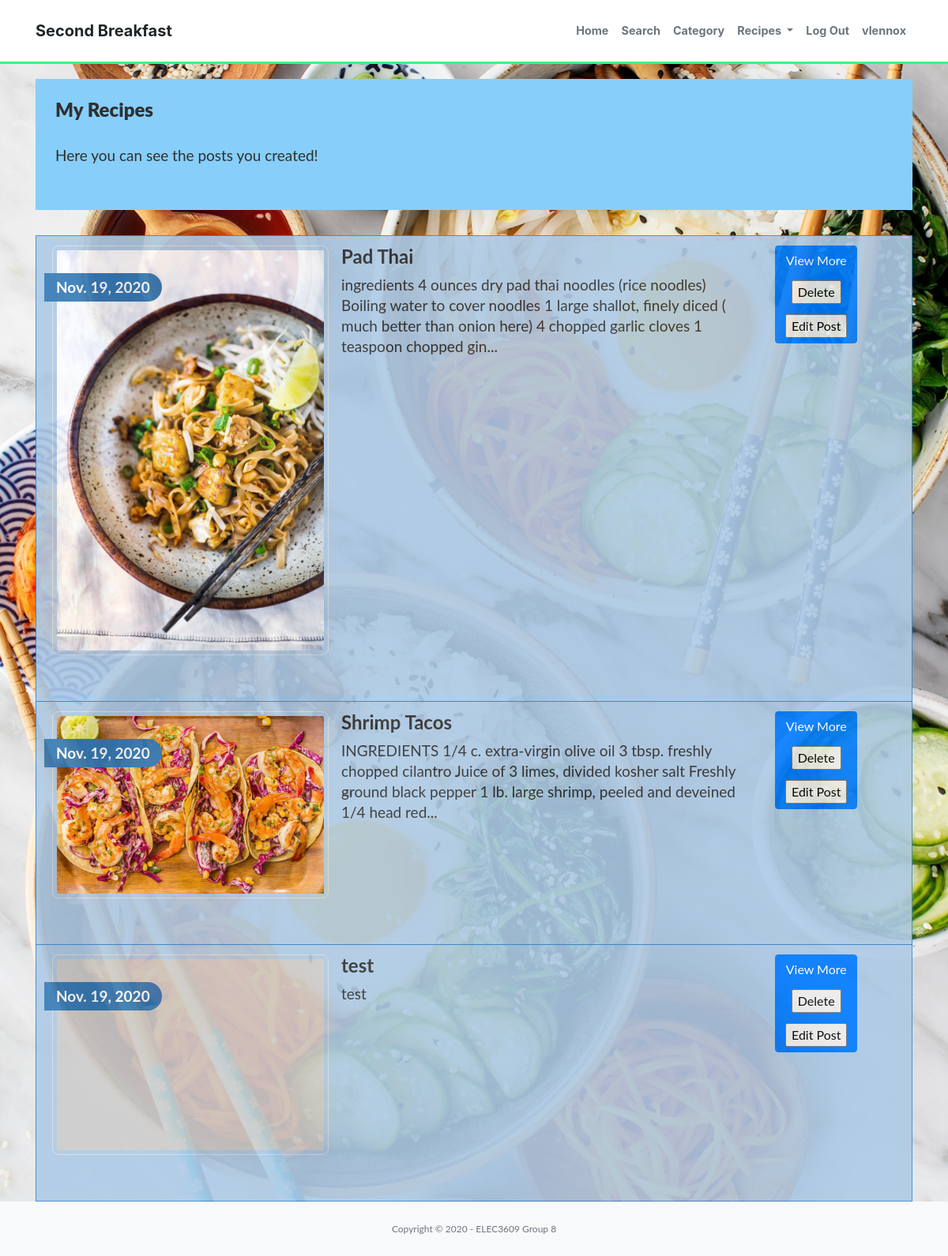
Screenshot of /myrecipes/ (signed in) with the database file from the repository.
### recipe/models.py (models this page shows)
class Post(models.Model):
    user = models.ForeignKey(User, on_delete=models.CASCADE)
    title = models.TextField(max_length=75, null=True, blank=False)
    content = models.TextField()
    picture = models.ImageField(upload_to='post_images', null=True, blank=True)
    timestamp = models.DateField(auto_now_add=True)
    category_choices = [
        ('AussieBBQ', 'AussieBBQ'),
        ('BakedSweets', 'BakedSweets'),
        ('Bread', 'Bread'),
        ('Breakfast', 'Breakfast'),
        ('Burgers', 'Burgers'),
        ('Chinese', 'Chinese'),
        ('Dessert', 'Dessert'),
        ('Drinks', 'Drinks'),
        ('Fried Food', 'Fried Food'),
        ('Greek', 'Greek'),
        ('Indian', 'Indian'),
        ('Japanese', 'Japanese'),
        ('Lebanese', 'Lebanese'),
        ('Mexican', 'Mexican'),
        ('Pasta', 'Pasta'),
        ('Pastries', 'Pastries'),
        ('Pies', 'Pies'),
        ('Pizza', 'Pizza'),
        ('Rice', 'Rice'),
        ('Salad', 'Salad'),
        ('Sandwich', 'Sandwich'),
        ('Seafood', 'Seafood'),
        ('Snacks', 'Snacks'),
        ('Soup', 'Soup'),
        ('Steak', 'Steak'),
        ('Thai', 'Thai'),
        ('Vegetarian', 'Vegetarian'),
    ]
    category = models.CharField(
        max_length = 20,
        choices = category_choices,
    )
    @property
    def short_content(self):
        if len(self.content) < 200:
            return self.content
        else:
            return self.content [:200] + '...'
    @property
    def post_img(self):
        if self.picture and hasattr(self.picture, 'url'):
            return self.picture.url

### recipe/views.py (the view)
# urls.py: path('myrecipes/',recipe_views.myrecipes, name='myrecipes'),
def myrecipes(request):
    if not request.user.is_authenticated:
        messages.error(request, 'Sorry, you need to be signed in to do that!')
        return redirect('signup')
    if request.method == 'GET':
        allposts = Post.objects.filter(user=request.user)
        return render(request, 'account/myrecipes.html',{'allposts': allposts})

### recipe/templates/account/myrecipes.html (shortened to what this page needs)
{% extends "base.html" %}
{% load static %}
{% load widget_tweaks %}
{% block head_css %}
<link rel="stylesheet" type="text/css" href="{% static '/css/myrecipes.css' %}">
{% endblock %}
{% block page_content %}
<div class="container">
  <ul class="list-group">
    <div class="jumbotron">
      <h2><strong> My Recipes</strong></h2>
      <p> Here you can see the posts you created!</p>
    </div>
    {% for post in allposts %}
    <li class="list-group-item">
      <div class="row">
        {% if post.post_img %}
        <div class="media col-md-4">
          <figure>
            <img class="media-object img-rounded img-responsive" src="{{post.post_img}}">
            <span class="post-date">{{post.timestamp}}</span>
          </figure>
        </div>
        {% else %}
        <div class="media col-md-4">
          <figure>
            <img class="media-object img-rounded img-responsive" src="http://placehold.it/350x250">
            <span class="post-date">{{post.timestamp}}</span>
          </figure>
        </div>
        {% endif %}
        <div class="col-md-6">
          <h4 class="list-group-item-heading"><strong> {{ post.title }}</strong></h4>
          <p class="list-group-item-text"> {{post.short_content}}</p>
        </div>
        <div class="col-md-2">
          <div class="btn-group-vertical">
            <a href="{% url 'detail' pk=post.pk %}" class="btn btn-primary">View More</a>
            <form class="btn btn-primary" method="POST" action="{% url 'delete' pk=post.pk %}">
              <input type="submit" value="Delete" />
            </form>
            <form class="btn btn-primary" method="POST" action="{% url 'edit' pk=post.pk %}">
              <input type="submit" value="Edit Post" />
            </form>
          </div>
        </div>
      </div>
    </li>
    {% endfor %}
  </ul>
</div>
{% endblock %}

### elec3609/templates/base.html (shortened to what this page needs)
{% load static %}
<!DOCTYPE html>
<html lang="en">
<head>
    <link rel="stylesheet" href="https://stackpath.bootstrapcdn.com/bootstrap/4.1.3/css/bootstrap.min.css"
>
    <link rel="stylesheet" href="https://use.fontawesome.com/releases/v5.15.0/css/all.css"
>
    <link rel="stylesheet" type="text/css" href="{% static '/css/base.css' %}">
    {% block head_css %}
    {% endblock head_css %}
</head>
<body class="d-flex flex-column">
    <nav class="navbar navbar-expand-lg navbar-light fixed-top py-3" id="mainNav">
        <div class="container">
            <a class="navbar-brand" href="{% url 'index' %}">Second Breakfast</a>
            {% if user.is_authenticated %}
            <div class="collapse navbar-collapse" id="navbarResponsive">
                <ul class="navbar-nav ml-auto">
                    <li class="nav-item active">
                        <a class="nav-link" href="{% url 'index' %}">Home</a>
                    </li>
                    <li class="nav-item">
                        <a class="nav-link" href="{% url 'searchview' %}">Search</a>
                    </li>
                    <li class="nav-item">
                        <a class="nav-link" href="{% url 'category' %}">Category</a>
                    </li>
                    <li class="nav-item dropdown">
                        <a class="nav-link dropdown-toggle" data-toggle="dropdown" href="#">Recipes
                            </a>
                    </li>
                    <li class="nav-item">
                        <a class="nav-link" href="{% url 'logout' %}">Log Out</a>
                    </li>
                    <li class="nav-item">
                        <a class="nav-link" href="{% url 'profile' %}">{{user}}</a>
                    </li>
                </ul>
            </div>
            {% endif %}
        </div>
    </nav>
    {% block page_content %}{% endblock %}
    <footer class="bg-light py-4 mt-auto">
        <div class="container">
            <div class="small text-center text-muted">Copyright © 2020 - ELEC3609 Group 8 </div>
        </div>
    </footer>
</body>
</html>

### recipe/static/css/base.css (style rules this page uses)
#mainNav { background-color: #fff; transition: background-color 0.2s ease; border-bottom: solid 3px #3af481; margin-bottom: 2%; }
#mainNav .navbar-brand { font-family: "Merriweather Sans", -apple-system, BlinkMacSystemFont, "Segoe UI", Roboto, "Helvetica Neue", Arial, "Noto Sans", sans-serif, "Apple Color Emoji", "Segoe UI Emoji", "Segoe UI Symbol", "Noto Color Emoji"; font-weight: 700; color: #212529; }
#mainNav .navbar-nav .nav-item .nav-link { color: #6c757d; font-family: "Merriweather Sans", -apple-system, BlinkMacSystemFont, "Segoe UI", Roboto, "Helvetica Neue", Arial, "Noto Sans", sans-serif, "Apple Color Emoji", "Segoe UI Emoji", "Segoe UI Symbol", "Noto Color Emoji"; font-weight: 700; font-size: 0.9rem; }
@media screen and (min-width: 768px) { body { padding-top: 100px; } }
body { height: 100vh; }

### recipe/static/css/myrecipes.css (style rules this page uses)
.row { font-size: 19px; line-height: 1.375em; color: #303030; font-weight: 400; margin-bottom: 30px; }
.list-group-item { border: 1px solid rgba(8, 105, 196, 0.671); border-radius: 0!important; transition: box-shadow 0.5s; background-color: rgb(173, 202, 230); opacity: 0.9; }
body { background: url("/static/assets/post_recipe_bg.jpg"); background-position: center; background-repeat: no-repeat; background-attachment: fixed; background-size: cover; font: 400 15px Lato, sans-serif; line-height: 1.8; }
figure { object-position: center; }
img.media-object { position: center; border-radius: 8px; border: 1px solid #ddd; padding: 5px; width: 350px; height: Auto; }
h2 { font-size: 24px; color: #303030; font-weight: 600; margin-bottom: 30px; }
p { font-size: 19px; line-height: 1.375em; color: #303030; font-weight: 400; margin-bottom: 30px; }
.jumbotron { color: #fff!important; background-color: lightskyblue!important; padding: 25px; border-bottom: 1px solid transparent; border-top-left-radius: 0px; border-top-right-radius: 0px; border-bottom-left-radius: 0px; border-bottom-right-radius: 0px; }
span.post-date { position: absolute; background: #337ab7; top: 35px; left: 5px; color: #fff; border-radius: 0 25px 25px 0; padding: 5px 15px; font-weight: 700; }

### rows the page displays
Post: post_img (picture), timestamp "Nov. 19, 2020", title "Pad Thai", short_content "ingredients 4 ounces dry pad thai noodles (rice noodles) Boiling water to cover noodles 1 large shallot, finely diced ( much better than onion here) 4 chopped garlic cloves 1 teaspoon chopped gin..."
Post: post_img (picture), timestamp "Nov. 19, 2020", title "Shrimp Tacos", short_content "INGREDIENTS 1/4 c. extra-virgin olive oil 3 tbsp. freshly chopped cilantro Juice of 3 limes, divided kosher salt Freshly ground black pepper 1 lb. large shrimp, peeled and deveined 1/4 head red..."
Post: timestamp "Nov. 19, 2020", title "test", short_content "test"

### other values shown
{{ user }} "vlennox"
